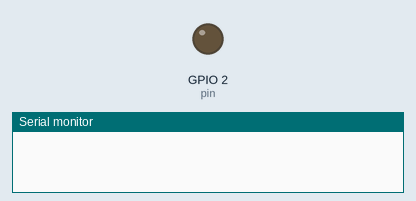
A program run on a simulated ESP32. On the bench: output pins drawn as LEDs (lit = HIGH), the last lines printed to the serial monitor. WiFi joins after 1.5 s; servers stay silent unless stated.

Above: at 0.1 s.
At 2.1 s:
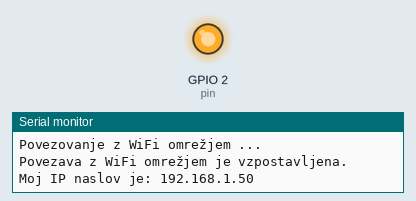
Timing chart, 0 to 3.8 s (numbered marks = the images above):
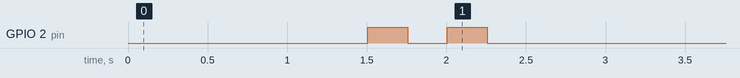

The program:

main.cpp
```cpp
#include <Arduino.h>
#include <WiFi.h>
#include <WebServer.h>

const char* ssid = "....";
const char* password = "....";

// ustvarimo objekt razreda WebServer, pot 80 je prednastavljeni port za HTTP strežnik
WebServer server(80); // objekt 'WebServer' razreda  ki bo poskušal na privzetem HTTP portu 80

// tu določimo, kaj se zgodi, če uporabnik vpiše
// korenski ('root') naslov našega strežnika na esp32 modulu (npr. http://192.168.1.223/) - request "/" pomeni korenski naslov
void handle_root() {
  server.send(200, "text/html; charset=UTF-8",  "Pozdravljen svet iz esp32! - Tadeja Jankulov"); // pošljemo HTTP odgovor s statusno kodo 200 (OK), vsebino tipa "text/html" in besedilom "Pozdravljen svet iz esp32! - Tadeja Jankulov"
  // strežnik klientu (Chrome ali Firefox ...) pošlje kot odziv ("response")
  // string "Pozdravljen svet ..."
  // Koda 200 predstavlja standardni odziv na uspešno HTTP zahtevo ("request")
}

void setup() {
  // put your setup code here, to run once:
  // tu zapišemo kodo za nastavitve, koda bo izvecena le enkrat, ko se naprava zažene:

  Serial.begin(115200); // nastavimo hitrost serijske komunikacije na 115200 btiov/s
  WiFi.begin(ssid, password); // povežemo se na WiFi omrežje z imenom "A1-39A3F1"in geslom

  while (WiFi.status() != WL_CONNECTED) { // dokler se modul ne poveže na WiFi omrežje, ponavljamo zanko
    delay(500); // počakamo 500ms preden preverimo stanje povezave znova
    Serial.println("Povezovanje z WiFi omrežjem ..."); // izpišemo sporočilo na serijski monitor, da vidimo, da se še vedno poskuša povezati
  }

  Serial.println("Povezava z WiFi omrežjem je vzpostavljena."); // izpišemo sporočilo, ko je povezava uspešna
  Serial.print("Moj IP naslov je: "); // spodnji ukaz bo izpisalo v isti vrstici, zato print in ne println
  Serial.println(WiFi.localIP()); // izpišemo IP naslov, ki ga je modul dobil od WiFi omrežja

  // ko se povezava vzpostavi .... naprej ...
  // ko vpišemo IP naslov, na koncu "/", v brskalnik, tedaj strežnik na esp32 modulu dobi zahtevo "request" "/" in zvece se funkcija handle_root(), ki smo jo definirali zgoraj
  server.on("/", handle_root);

  // strežnik na esp32 modulu moramo še pognati, ki posluša na portu 80 in čaka na zahteve ("requests") od klientov (npr. brskalnika Chrome)
  server.begin();


  // ta del kode uporabimo kot indikator, da se je program prenesel na esp32 module, modra LED dioda bo 2x utripnila
  pinMode(2, OUTPUT); // pin (nožica) št. 2 bo uporabljen kot digitalni izhod (na nožici 2 je povezana vgrajena LED dioda na ESP32)
  digitalWrite(2, HIGH); // na pin 2 zapišemo visoko vrednost (LED dioda se prižge)
  delay(250); // počakamo 250 ms
  digitalWrite(2, LOW); // na pin 2 zapišemo visoko vrednost (LED dioda se ugasne)
  delay(250); // počakamo 250 ms
  digitalWrite(2, HIGH); // na pin 2 zapišemo visoko vrednost (LED dioda se prižge)
  delay(250); // počakamo 250 ms
  digitalWrite(2, LOW); // na pin 2 zapišemo visoko vrednost (LED dioda se ugasne)
  delay(250); // počakamo 250 ms
}

void loop() {
  // put your main code here, to run repeatedly:
  // tu zapišemo kodo, ki se ponavljajoče izvaja, dokler je esp32 vklopljen

  // preverimo, če je prišla kakšna zahteva od klienta (npr. brskalnik Chrome), in če je, jo obdelamo in pošljemo ustrezen odgovor ("response")
  server.handleClient();
}


// tako deluje tudi router
// Z zelo malo kode lahko realiziramo spletni strežnik
// v nastavitvah routerja, gremo na IP routerja, in router nam prikaže spletno stran
// tudi tu smo sedaj to realizirali > tu imamo spletni strežnik, ko bomo vpisali ip in / bo vrnil 'Pozdravljen svet..'
// router pa vrne nastavitve, password itd... (kar se lahko pač nastavlja na routerju)

// če je modul ne enem wi-fiju, mora biti tudi računalnik
// IP je od strežnika

// modul esp32 ima prostor za par sto kilobytov prostora (pol MB, 300 do 500 KB), flasha (pomnilnika) je pa 4MB
// par mega lahko spravimo na naš modul
// lahko pa dodamo SD kartico (s ploščico za prototipiranje) > potem pa je pomnilnika lahko poljubno mnogo -> če ni veliko klientov, bi zadela delovala
// danes imajo računalniki več gigaherčne frekvence
// raspberryPI pa lahko uporabimo kot spletni strežnik, imamo ga doma, poraba energije pa nizka, okoli 5W moči (manj kot klasična žarnica)

// vsi obroči prižgani na kuhalni plošči -> imamo par KWattov moči (enkrat kosilo > bi Raspberry Pi gorel 10 let ... )

// tako kot SD kartico, bi lahko priključili tudi neko tipalo temperature (2 pina za napajanje, 2 za komunikacijo in modul zadevo prebere), lako je tipalo razdalje, vlage (v našem kompletu je fotoupornik)
```
